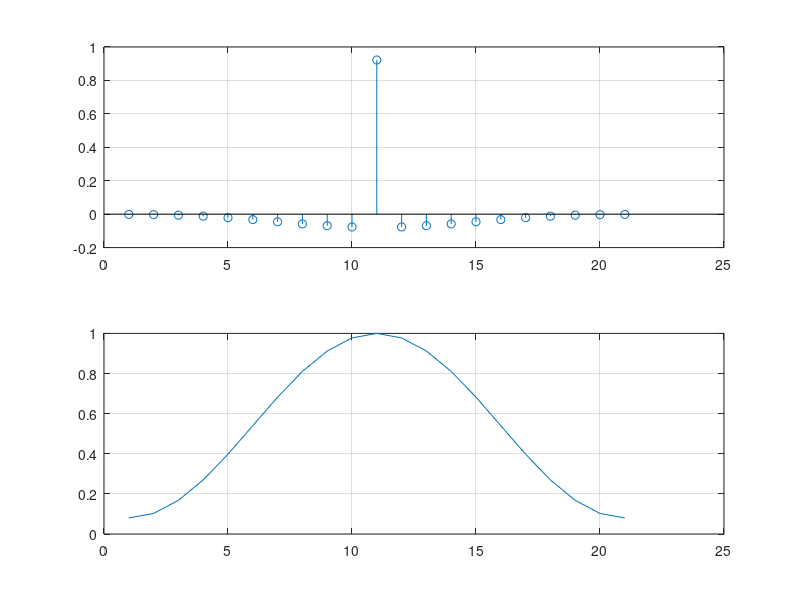
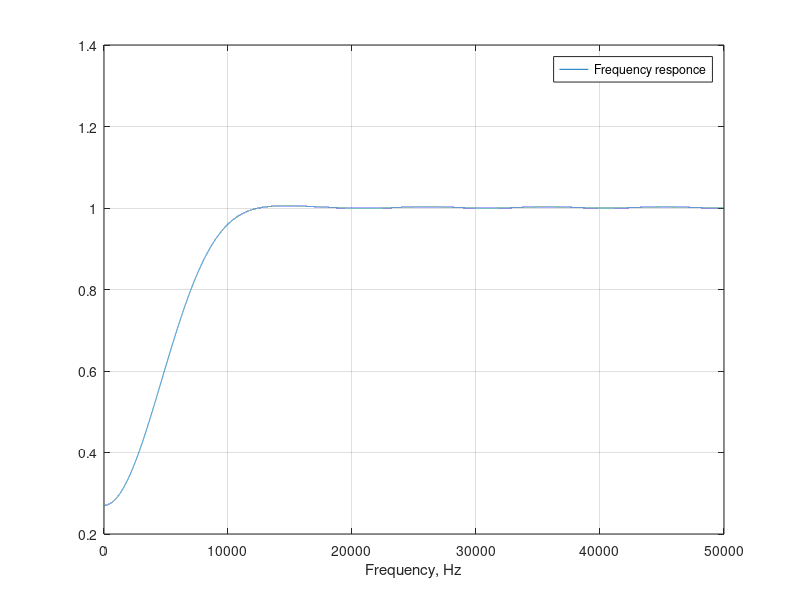
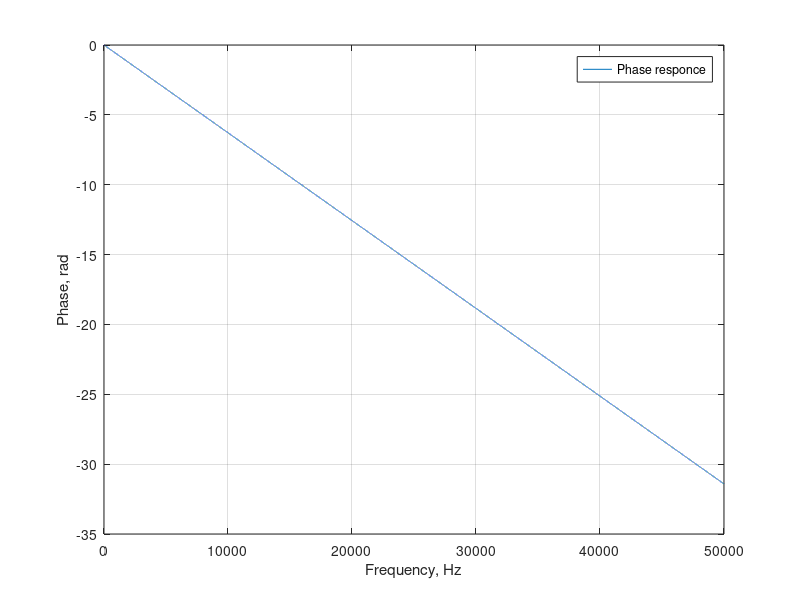
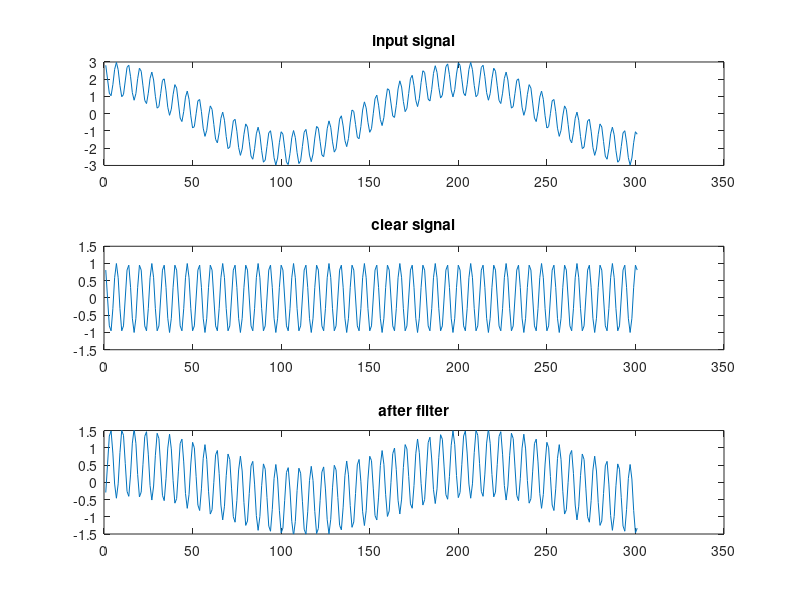

Write the MATLAB code that produced these figures, in order.
Fd = 100e3;                     %??????? ?????????????
W = 4e3 / (0.5 * Fd);
f = 0 : 50e3;                   %?????? ?????? ?? ??????? ?????????
n = 20;                         %??????? ???????
k = hamming(n + 1);             %?????????? ????? ????????
b = fir1(n, W, 'high', k);      %?????????? ???????????? ???????
hi = impz(b, 1);                %?????????? ?????????? ??????????????
subplot(2, 1, 1);
stem(hi);                       %????????? ???. ???-??
grid on
subplot(2, 1, 2);
plot(k);                        %????????? ?????
grid on

h = freqz(b, 1, f, Fd);         %?????????? ??? ???????
figure
plot(f, abs(h))                 %????????? ???
grid on
xlabel('Frequency, Hz')
legend ('Frequency responce')

tau_phase = unwrap(angle(h));   %?????????? ??? ???????
figure
plot(f, tau_phase)              %????????? ???
grid on
ylabel('Phase, rad')
xlabel('Frequency, Hz')
legend ('Phase responce')

t = 0 : 1 / Fd : 0.1 * pi
clear_sin = sin(2 * pi * 15e3 * t)
sig = 2 * sin(2 * pi * 0.5e3 * t) + sin(2 * pi * 15e3 * t)
sig_after_filter = filter(b, 1, sig)

figure
subplot(3, 1, 1);
plot(sig(50 : 350));
title('input signal')
subplot(3, 1, 2);
plot(clear_sin(50 : 350));
ylim([-1.5 1.5]);
title('clear signal')
subplot(3, 1, 3);
plot(sig_after_filter(50 : 350));
ylim([-1.5 1.5]);
title('after filter')
